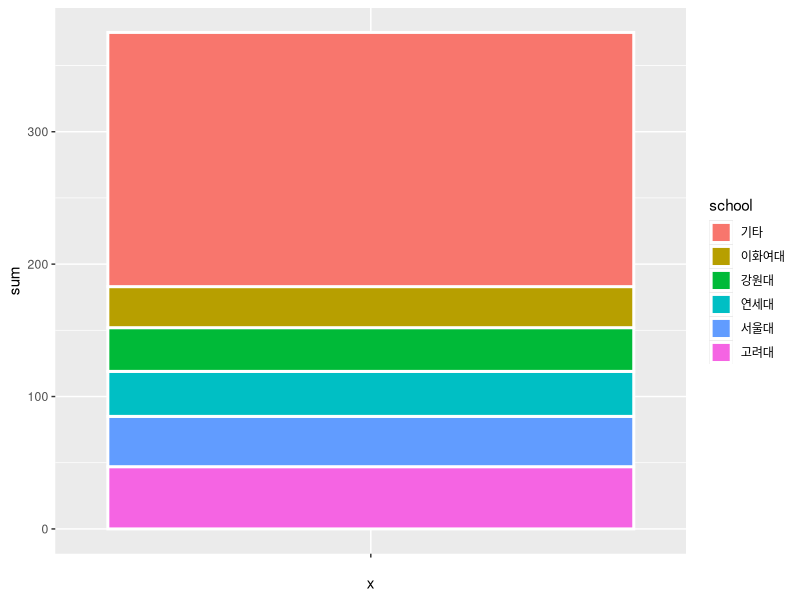
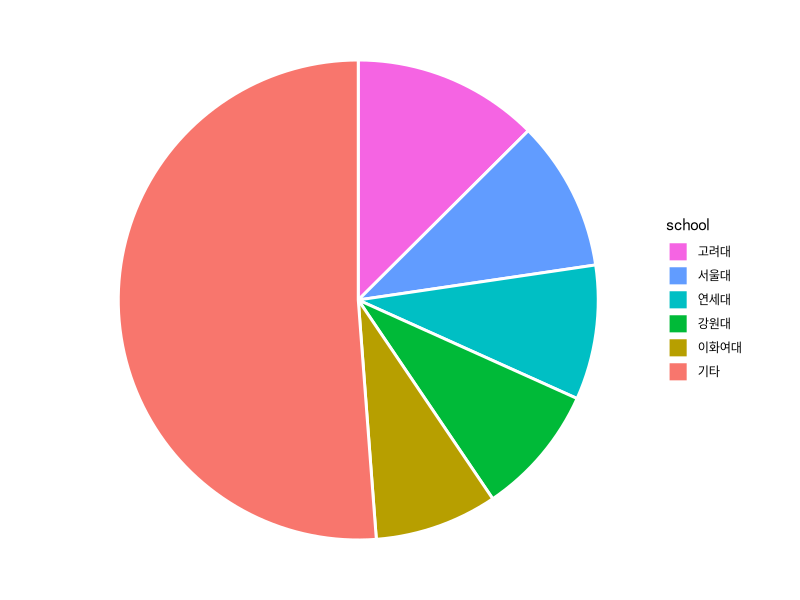

Recreate these plots in R, in order.
library(dplyr)
library(tidyr)
library(ggplot2)
library(readr)


# laod csv

csv <- read_csv('./rawdatas/fromschool.csv')
str(csv)

# clean data

csv2 <- csv %>% filter(schoolindex==1) %>% group_by(school) %>%
  mutate(sum = sum(y9, y10, y11, y12, y13, y14, y15, y16, y17)) %>% arrange(desc(sum)) %>% distinct(school,sum)
  
 
top5 <- csv2 %>%  head(5)

etc <- data.frame(school='기타',sum=sum(csv2$sum)-sum(top5$sum))

fromschool <- bind_rows(top5,etc)

fromschool$school <- factor(fromschool$school, levels = rev(as.character(fromschool$school)))


# data 2 plot

bp <- ggplot(fromschool,aes(x='',y=sum,fill=school)) + geom_bar(width = 1, size = 1, color = 'white', stat = 'identity')
bp  

pie <- bp+coord_polar('y')

pie + theme_void() + guides(fill = guide_legend(reverse = TRUE))


csv2 %>% tail(sum(tally(csv2)$n)-5)
